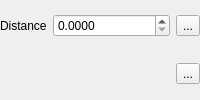
                       <widget class="QFrame" name="mPlacementDistanceFrame">
                        <property name="minimumSize">
                         <size>
                          <width>0</width>
                          <height>0</height>
                         </size>
                        </property>
                        <property name="frameShape">
                         <enum>QFrame::NoFrame</enum>
                        </property>
                        <property name="frameShadow">
                         <enum>QFrame::Raised</enum>
                        </property>
                        <layout class="QGridLayout" name="gridLayout_27">
                         <property name="verticalSpacing">
                          <number>12</number>
                         </property>
                         <property name="margin">
                          <number>0</number>
                         </property>
                         <item row="0" column="1">
                          <widget class="QgsDoubleSpinBox" name="mLineDistanceSpnBx">
                           <property name="decimals">
                            <number>4</number>
                           </property>
                           <property name="maximum">
                            <double>999999999.000000000000000</double>
                           </property>
                           <property name="singleStep">
                            <double>0.100000000000000</double>
                           </property>
                          </widget>
                         </item>
                         <item row="0" column="0">
                          <widget class="QLabel" name="label_26">
                           <property name="sizePolicy">
                            <sizepolicy hsizetype="Maximum" vsizetype="Preferred">
                             <horstretch>0</horstretch>
                             <verstretch>0</verstretch>
                            </sizepolicy>
                           </property>
                           <property name="text">
                            <string>Distance</string>
                           </property>
                           <property name="alignment">
                            <set>Qt::AlignLeading|Qt::AlignLeft|Qt::AlignVCenter</set>
                           </property>
                          </widget>
                         </item>
                         <item row="0" column="2">
                          <widget class="QgsDataDefinedButton" name="mLineDistanceDDBtn">
                           <property name="text">
                            <string>...</string>
                           </property>
                          </widget>
                         </item>
                         <item row="1" column="2">
                          <widget class="QgsDataDefinedButton" name="mLineDistanceUnitDDBtn">
                           <property name="text">
                            <string>...</string>
                           </property>
                          </widget>
                         </item>
                         <item row="1" column="1">
                          <widget class="QgsUnitSelectionWidget" name="mLineDistanceUnitWidget" native="true"/>
                         </item>
                        </layout>
                       </widget>
